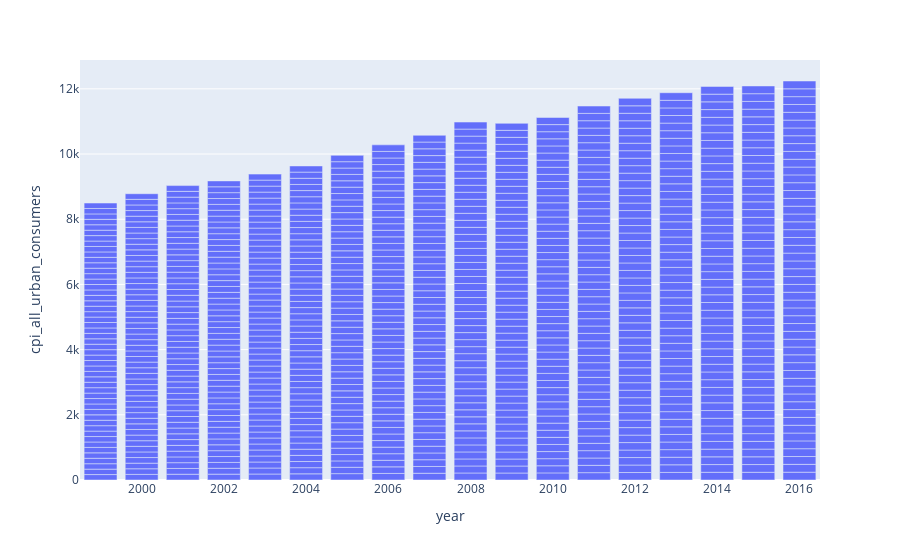

This figure's notebook cell:
### Code cell
fig=px.bar(df,y='cpi_all_urban_consumers' , x='year' )
fig.show()

### Figure 1 — Plotly figure (JSON) as saved in the notebook; plotly's stock layout.template omitted (floating-point values rounded to 4 significant figures; data arrays with more than 128 entries replaced by an {"elided": "..."} marker saying what was removed)
{"data": [{"alignmentgroup": "True", "hovertemplate": "year=%{x}<br>cpi_all_urban_consumers=%{y}<extra></extra>", "legendgroup": "", "marker": {"color": "#636efa", "pattern": {"shape": ""}}, "name": "", "offsetgroup": "", "orientation": "v", "showlegend": false, "textposition": "auto", "type": "bar", "x": {"elided": "918 int values"}, "xaxis": "x", "y": {"elided": "918 float values"}, "yaxis": "y"}], "layout": {"barmode": "relative", "legend": {"tracegroupgap": 0}, "margin": {"t": 60}, "xaxis": {"anchor": "y", "domain": [0, 1], "title": {"text": "year"}}, "yaxis": {"anchor": "x", "domain": [0, 1], "title": {"text": "cpi_all_urban_consumers"}}}}
